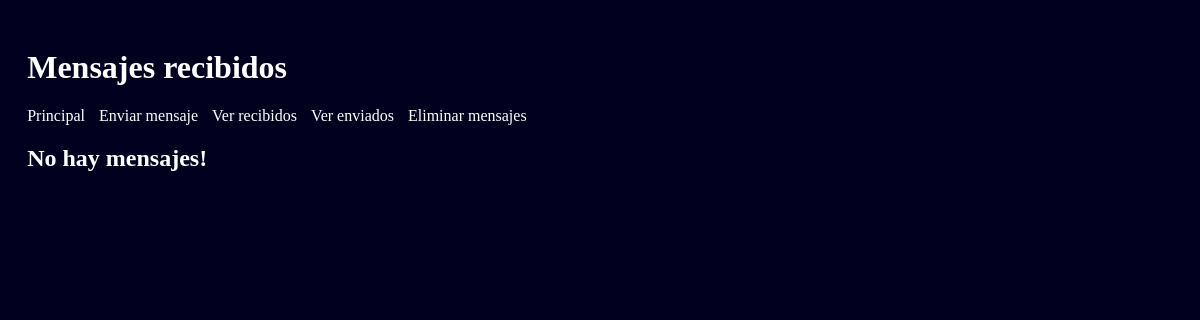
The app's page /recibidos, older data.
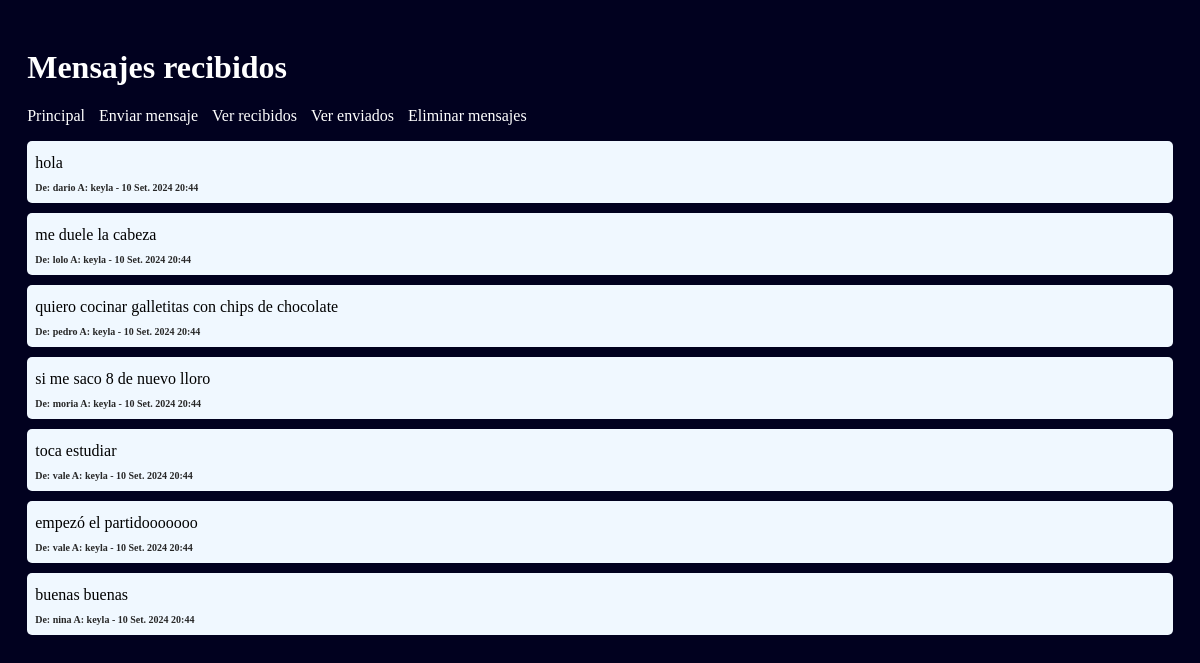
The same page, newer data.
### mensajes/models.py (models this page shows, shortened)
class Mensaje(models.Model):
    texto = models.TextField(default='hola')
    remitente = models.CharField(max_length=25, default='keyla')
    destinatario = models.CharField(max_length=25, default='keyla')
    fecha_y_hora = models.DateTimeField(auto_now_add=True)

### mensajes/views.py (the view)
# urls.py: path('recibidos', views.ver_recibidos, name='verMsjsRecibidos'),
def ver_recibidos(request):
    mensajes = Mensaje.objects.filter(destinatario='keyla')
    return render(request, 'verMsjsRecibidos.html', {'mensajes': mensajes})

### mensajes/templates/verMsjsRecibidos.html (shortened to what this page needs)
{%extends "base.html"%}
{%block header%}Mensajes recibidos{%endblock%}
{%block content%} {%include "listaMensajes.html"%} {%endblock%}

### mensajes/templates/base.html (shortened to what this page needs)
<!DOCTYPE html>
<html lang="es">
    <head>
        {%load static%}
        <link rel="stylesheet" href="{% static 'mensajes/styles.css' %}">
    </head>
    <body>
        <header>
            <h1>{%block header%}{%endblock%}</h1>
            <nav>
                <ul>
                    <li><a href="{%url 'home'%}">Principal</a></li>
                    <li><a href="{%url 'crearMensaje'%}">Enviar mensaje</a></li>
                    <li><a href="{%url 'verMsjsRecibidos'%}">Ver recibidos</a></li>
                    <li><a href="{%url 'verMsjsEnviados'%}">Ver enviados</a></li>
                    <li><a href="{%url 'seleccionarMsjs'%}">Eliminar mensajes</a></li>
                </ul>
            </nav>
        </header>
        <main>
            {%block content%}
            {%endblock%}
        </main>
    </body>
</html>

### mensajes/templates/listaMensajes.html (shortened to what this page needs)
<!DOCTYPE html>
<html lang="es">
    <head>
    </head>
    <body>
        {%if mensajes%}
            {%for mensaje in mensajes%}
                <div class="selectable" data-id="{{mensaje.id}}">
                    <p>{{mensaje.texto}}</p>
                    <span>De: {{mensaje.remitente}} A: {{mensaje.destinatario}} - {{mensaje.fecha_y_hora}}</span>
                </div>
            {%endfor%}
        {%else%}
            <h2>No hay mensajes&excl;</h2>
        {%endif%}
    </body>
</html>

### mensajes/static/mensajes/styles.css (style rules this page uses)
body { background-color: rgb(1, 1, 31); padding: 1.2rem; }
h1, h2, h3 { color: white; }
nav ul { padding: 0; }
nav ul li { display: inline; margin-right: 10px; }
li a { text-decoration: none; color: white; }
span { font-size: x-small; font-weight: 600; color: rgb(39, 39, 39); }

Row changes from the older to the newer data that the page shows:
added Mensaje: texto "hola", remitente "dario", destinatario "keyla", fecha_y_hora "10 Set. 2024 20:44"
added Mensaje: texto "me duele la cabeza", remitente "lolo", destinatario "keyla", fecha_y_hora "10 Set. 2024 20:44"
added Mensaje: texto "quiero cocinar galletitas con chips de chocolate", remitente "pedro", destinatario "keyla", fecha_y_hora "10 Set. 2024 20:44"
added Mensaje: texto "si me saco 8 de nuevo lloro", remitente "moria", destinatario "keyla", fecha_y_hora "10 Set. 2024 20:44"
added Mensaje: texto "toca estudiar", remitente "vale", destinatario "keyla", fecha_y_hora "10 Set. 2024 20:44"
added Mensaje: texto "empezó el partidooooooo", remitente "vale", destinatario "keyla", fecha_y_hora "10 Set. 2024 20:44"
added Mensaje: texto "buenas buenas", remitente "nina", destinatario "keyla", fecha_y_hora "10 Set. 2024 20:44"
Text that changed along with them:
text no longer shown: "No hay mensajes!"
